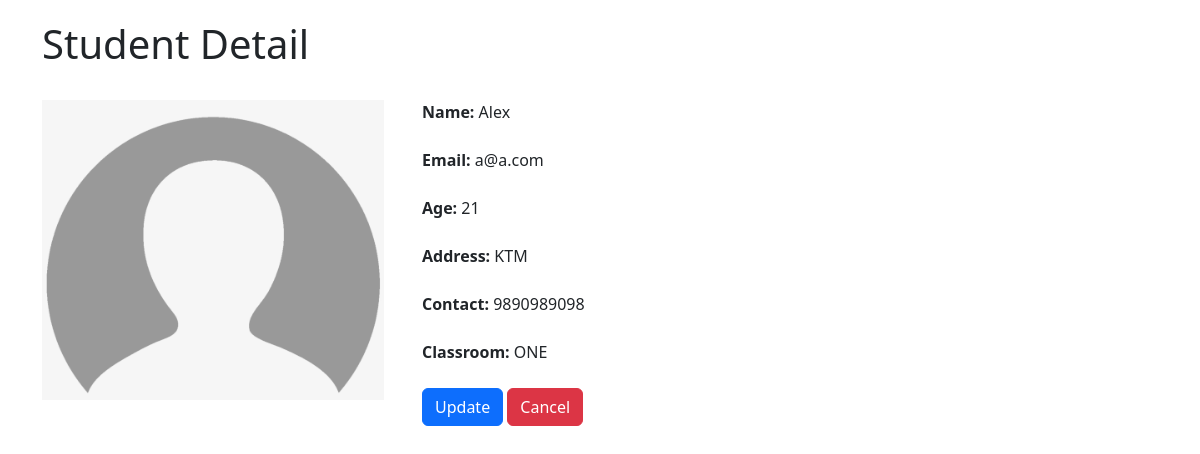
The page /student/detail/2/ on the database its author committed.
### crud/models.py (models this page shows, shortened)
class Student(models.Model):
    name = models.CharField(max_length=20)
    email = models.EmailField()
    age = models.IntegerField()
    classroom = models.ForeignKey(ClassRoom, on_delete=models.CASCADE,
                                  related_name="classroom_students")

class StudentProfile(models.Model):
    student = models.OneToOneField(Student, on_delete=models.CASCADE)
    profile_picture = models.FileField(null=True, blank=True,
                                       upload_to="profile_pictures")
    address = models.CharField(max_length=20)
    contact = models.CharField(max_length=14)

class ClassRoom(models.Model):
    name = models.CharField(max_length=20, unique=True)

### crud/views.py (the view)
# urls.py: path("student/detail/<int:id>/", student_detail, name="student_detail"),
def student_detail(request, id):
    std = Student.objects.get(id=id)
    return render(request, template_name="crud/student_detail.html",
                  context={"title": "Student Detail", "student": std})

### crud/templates/crud/student_detail.html
{% extends 'crud/base.html' %}
{% load static %}
{% block content %}
    <h1>{{ title }}</h1><br>
    <div class="row">
        <div class="col-md-4">
            {% if student.studentprofile.profile_picture %}
                <img src="{{ student.studentprofile.profile_picture.url }}" style="height: 300px">
            {% else %}
                <img src="{% static 'crud/default.png' %}" style="height: 300px">
            {% endif %}
        </div>
        <div class="col-md-8">
            <b>Name:</b> {{ student.name }}<br><br>
            <b>Email:</b> {{ student.email }}<br><br>
            <b>Age:</b> {{ student.age }}<br><br>
            <b>Address:</b> {{ student.studentprofile.address }}<br><br>
            <b>Contact:</b> {{ student.studentprofile.contact }}<br><br>
            <b>Classroom:</b> {{ student.classroom.name }}<br><br>
            <div>
                <a href="{% url 'student_update' student.id %}" class="btn btn-primary">Update</a>
                <a href="{% url 'crud_student' %}" class="btn btn-danger">Cancel</a>
            </div>
        </div>
    </div>
{% endblock %}

### rows shown on the page
Student: name "Alex", email "a@a.com", age "21", studentprofile.address "KTM", studentprofile.contact "9890989098", classroom.name "ONE"

### other values the page prints
{{ title }} "Student Detail"
